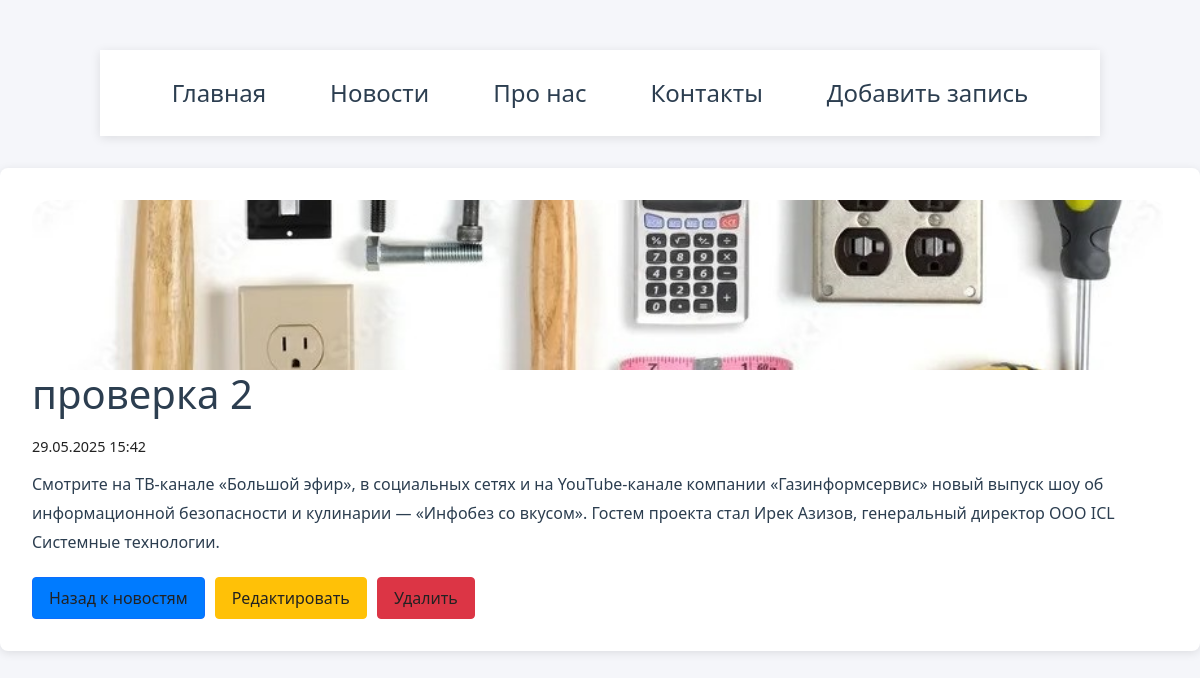
Page /news/4/ on the earlier database version.
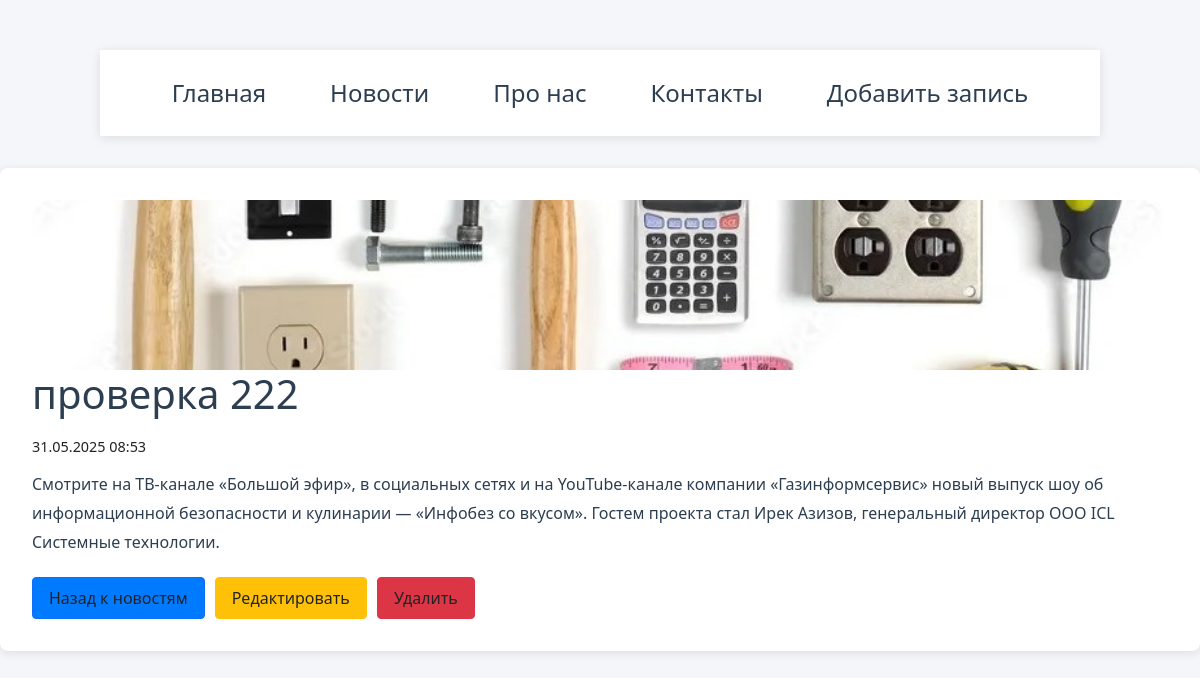
Same page on the later database version.
### news/models.py (models this page shows, shortened)
class Articles(models.Model):
    title = models.CharField('Название', max_length=50)
    anons = models.CharField('Анонс', max_length=50)
    full_text = models.TextField('Статья', max_length=100)
    date = models.DateTimeField('Дата публикации')
    photo = models.ImageField('Фото', upload_to='photos/%Y/%m/%d/', blank=True, null=True)
    class Meta:
        verbose_name = 'Новость'
        verbose_name_plural = 'Новости'

### news/views.py (the view)
# urls.py: path('<int:pk>/', views.news_detail, name='news_detail'),
def news_detail(request, pk):
    article = get_object_or_404(Articles, pk=pk)
    return render(request, 'news/news_detail.html', {'article': article})

### news/templates/news/news_detail.html (shortened to what this page needs)
{% extends "main/layout.html" %}
{% block content %}
    <div class="news-detail">
        {% if article.photo %}
            <img src="{{ article.photo.url }}" alt="{{ article.title }}" class="news-photo">
        {% endif %}
        <h1>{{ article.title }}</h1>
        <p class="news-date">{{ article.date|date:"d.m.Y H:i" }}</p>
        <div class="news-text">
            {{ article.full_text|linebreaks }}
        </div>
        <div class="news-actions">
            <a href="{% url 'news' %}" class="btn btn-primary">Назад к новостям</a>
            <a href="{% url 'news_update' article.id %}" class="btn btn-warning">Редактировать</a>
            <a href="{% url 'news_delete' article.id %}" class="btn btn-danger">Удалить</a>
        </div>
    </div>
{% endblock %}

Differences in the rows shown:
changed Articles: title "проверка 2" → "проверка 222"; date "29.05.2025 15:42" → "31.05.2025 08:53"
